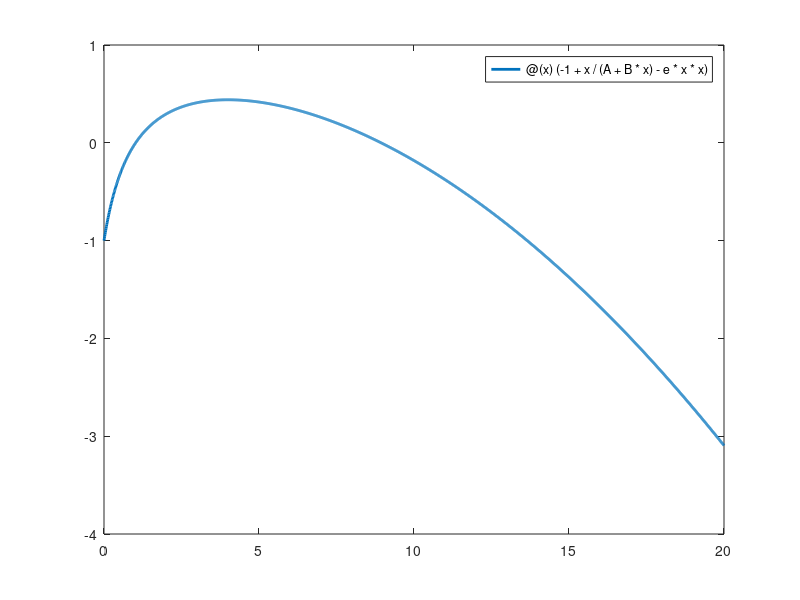

Here is the MATLAB script that generated this plot: (Note: this script raises an error after producing the figure.)

% Declare variable values

A = 0.5;
B = 0.5;
e = 0.01;


% Plotting N(P) and formatting the plot

fplot(@(x) (-1+x/(A+B*x)-e*x*x),[0 20],'LineWidth',2)
hold();
y=0;
x2=0;
fplot(y);
xlim([0,20]);
hold();
title('N(P) as a function of P');
xlabel('P value');
ylabel('N(P)');
grid on;


x1 = fsolve(@myfunc,0)
x2 = fsolve(@myfunc,6)



